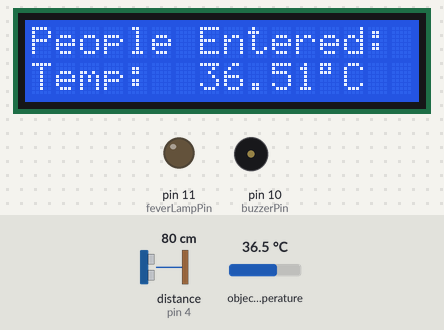
This sketch was run on a simulated Arduino Uno, built with avr-gcc and run on an emulated ATmega328P. Shown: 16×2 character LCD, output pins drawn as LEDs (lit = HIGH), buzzer (waves = sounding, pin HIGH). Wiring (inferred from the names in the program): ultrasonic range finder: trigger pin 5; echo pin 4. The test bench sets the inputs (shaded band); at power-on: object temperature 36.5 °C, distance to the obstacle (sensor on pin 4) 80 cm. The echo pulse lasts 58.3 µs per cm; pins used as bus, display or sensor lines are not drawn.

Above: at 1.2 s.
1.3 s: object temperature set to 37.2 °C
At 3.5 s:
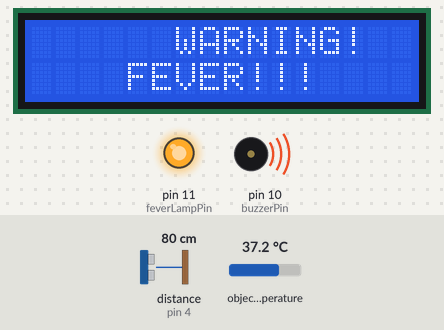
At 8.29 s:
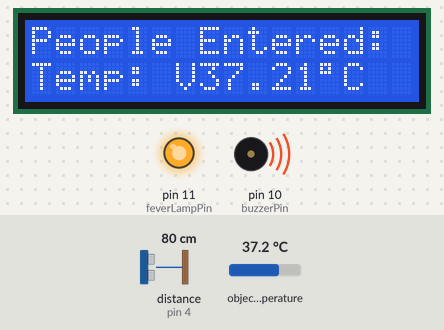
Timing chart, 0 to 9.7 s (numbered marks = the images above; inputs shaded):
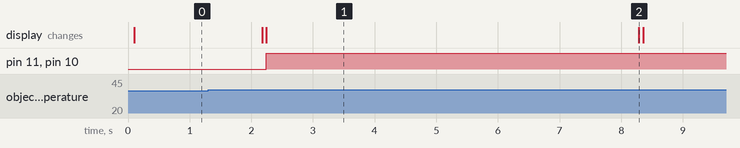

Measured:
- the behaviour switches between 36.9 and 37 °C on object temperature (found by bisection; images 0 and 1)
- after the input at 1.3 s, pin 11 (feverLampPin), pin 10 (buzzerPin): LOW → HIGH after 0.95 s; the display: first changes after 0.88 s (image 1 shows a later state)
- what the display in image 1 shows lasts 6.1 s, from 2.2 s to 8.3 s

The sketch:

Code_Alpha.ino
```cpp
#include <Adafruit_MLX90614.h>
#include <LiquidCrystal_I2C.h>
#include <Wire.h>
//#include <Servo.h>

LiquidCrystal_I2C lcd(0x27, 16, 2); // Initialize 16x2 LCD
Adafruit_MLX90614 mlx = Adafruit_MLX90614(); // Initialize infrared temperature sensor
//Servo myservo;

const int trigPin = 5; // Trigger pin for ultrasonic sensor
const int echoPin = 4; // Echo pin for ultrasonic sensor
//const int servoPin = 3; // Pin for servo motor
const int buzzerPin = 10; // Pin for buzzer
const int feverLampPin = 11; // Pin for fever lamp
const byte DEGREE_SYMBOL = B11011111; // ASCII symbol for the degree (°)

int peopleCount = 0; // Counter for the number of people detected
long duration; // Stores ultrasonic pulse duration
int distance; // Stores calculated distance in cm

void setup() {
  Serial.begin(9600); // Initialize serial communication
  pinMode(trigPin, OUTPUT); // Set trigger pin as output
  pinMode(echoPin, INPUT); // Set echo pin as input
  pinMode(feverLampPin, OUTPUT); // Set fever lamp pin as output
  pinMode(buzzerPin, OUTPUT); // Set buzzer pin as output

  mlx.begin(); // Start the temperature sensor
  lcd.init(); // Start the LCD
  lcd.backlight(); // Enable LCD backlight

  //myservo.attach(servoPin); // Attach servo motor
  //myservo.write(0); // Initialize servo position to 0 degrees
}

void loop() {
  // Trigger the ultrasonic sensor
  digitalWrite(trigPin, LOW);
  delayMicroseconds(2);
  digitalWrite(trigPin, HIGH);
  delayMicroseconds(10);
  digitalWrite(trigPin, LOW);
  duration = pulseIn(echoPin, HIGH); // Measure pulse duration
  distance = duration * 0.034 / 2; // Calculate distance in cm

  float temp = mlx.readObjectTempC(); // Read object temperature from the sensor

  // Display people count and temperature on the LCD
  lcd.setCursor(0, 0);
  lcd.print("People Entered: ");
  lcd.setCursor(0, 1);
  lcd.print("Temp: ");
  lcd.setCursor(7, 1);
  lcd.print(temp); // Display the temperature value
  lcd.setCursor(12, 1);
  lcd.write(DEGREE_SYMBOL); // Display degree symbol
  lcd.setCursor(13, 1);
  lcd.print("C"); // Display Celsius unit

  // Increment people count if a person is detected within 20 cm
  if (distance < 20) {
    peopleCount++;
    lcd.setCursor(13, 0);
    lcd.print(peopleCount);
    delay(2000);
  }

  // Check for fever condition and trigger buzzer and lamp
  if (temp > 37) {
    delay(50);
    lcd.backlight();
    lcd.clear();
    lcd.setCursor(6, 0);
    lcd.print("WARNING!");
    lcd.setCursor(4, 1);
    lcd.print("FEVER!!!");

    digitalWrite(buzzerPin, HIGH); // Activate buzzer
    digitalWrite(feverLampPin, HIGH); // Turn on fever lamp
    delay(5000); // Delay for alarm
  } else if (temp < 37) {
    digitalWrite(buzzerPin, LOW); // Deactivate buzzer
    digitalWrite(feverLampPin, LOW); // Turn off fever lamp
  }
  delay(1000); // Delay for system update
}
```
